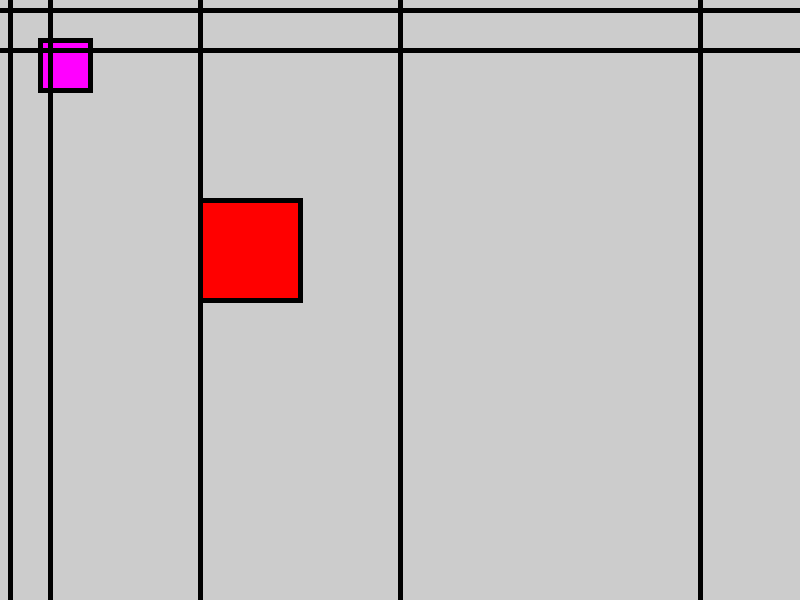
Frame 1 (no input)
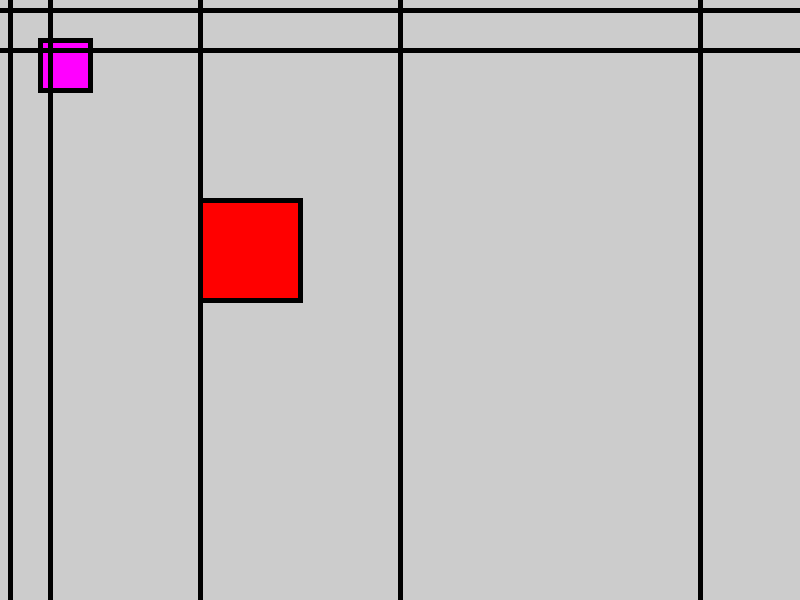
Frame 60 (the mouse pressed at the canvas centre just before this capture)
Frame 120 (the mouse held since frame 60 and released just before this capture): identical to frame 60, image omitted

The Processing sketch that drew these frames (run headless with seeded random() and noise(); from frame 60 on, the mouse is pressed at the canvas centre):

// Processing sketch: My_Mondrian
// ── My_Mondrian.pde
void setup() 
{
 size(800,600);  // make canvas 400 x 400 pixels
 strokeWeight(5); // change line thickness
 smooth(8); // make curves more smooth
}


void draw() {
 
  fill(255,0,255); // pink
  rect(40,40,50,50); // make rectangle
  
  fill(255,0,0);  // red
  rect(200,200,100,100); // make rectangle
  
  // vertical lines
  line(10,0,10,height);  
  line(50,0,50,height);
  line(200,0,200,height);
  line(400,0,400,height);
  line(700,0,700,height);
  
  // horizontal lines
  line(0,10,width,10);
  line(0,50,width,50);
}
